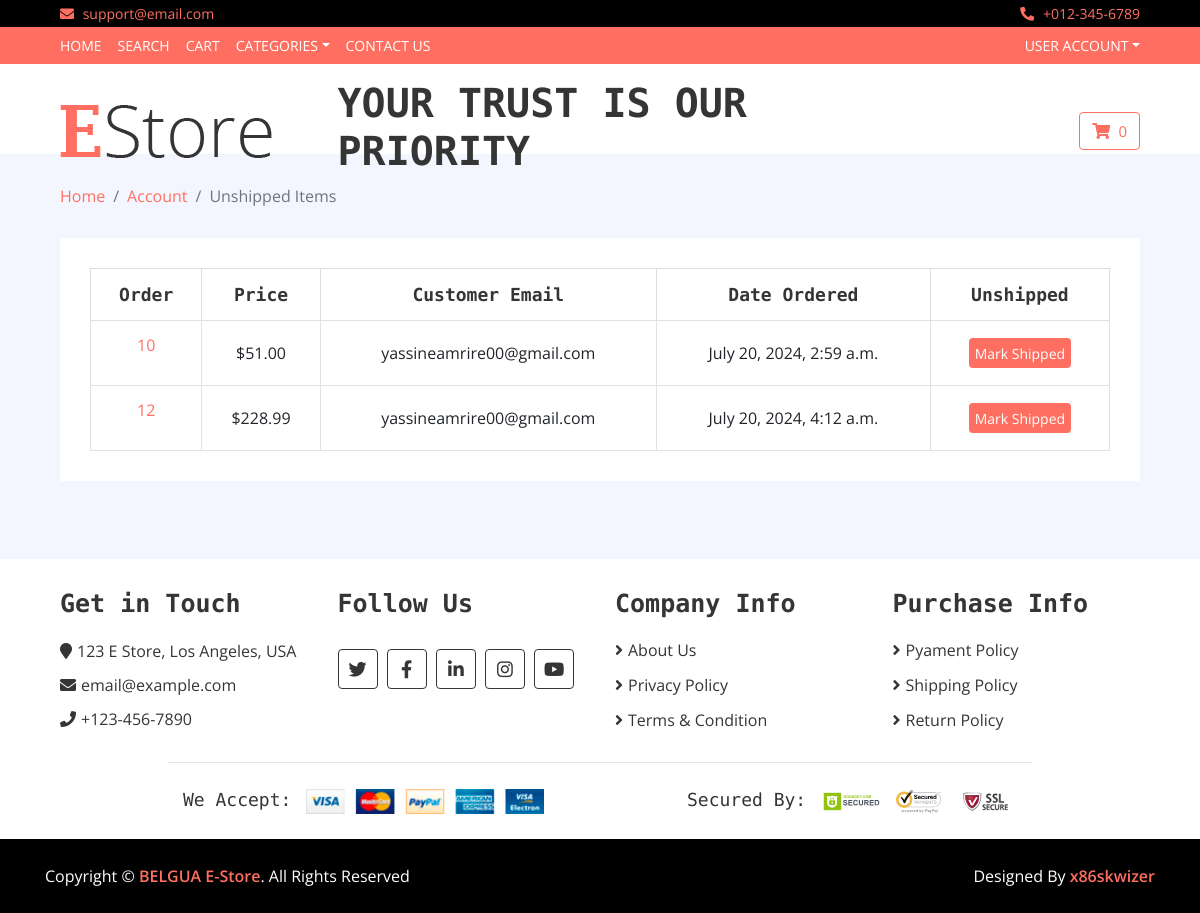
/payment/not_shipped_dash (signed in), run on an earlier commit of the app's database.
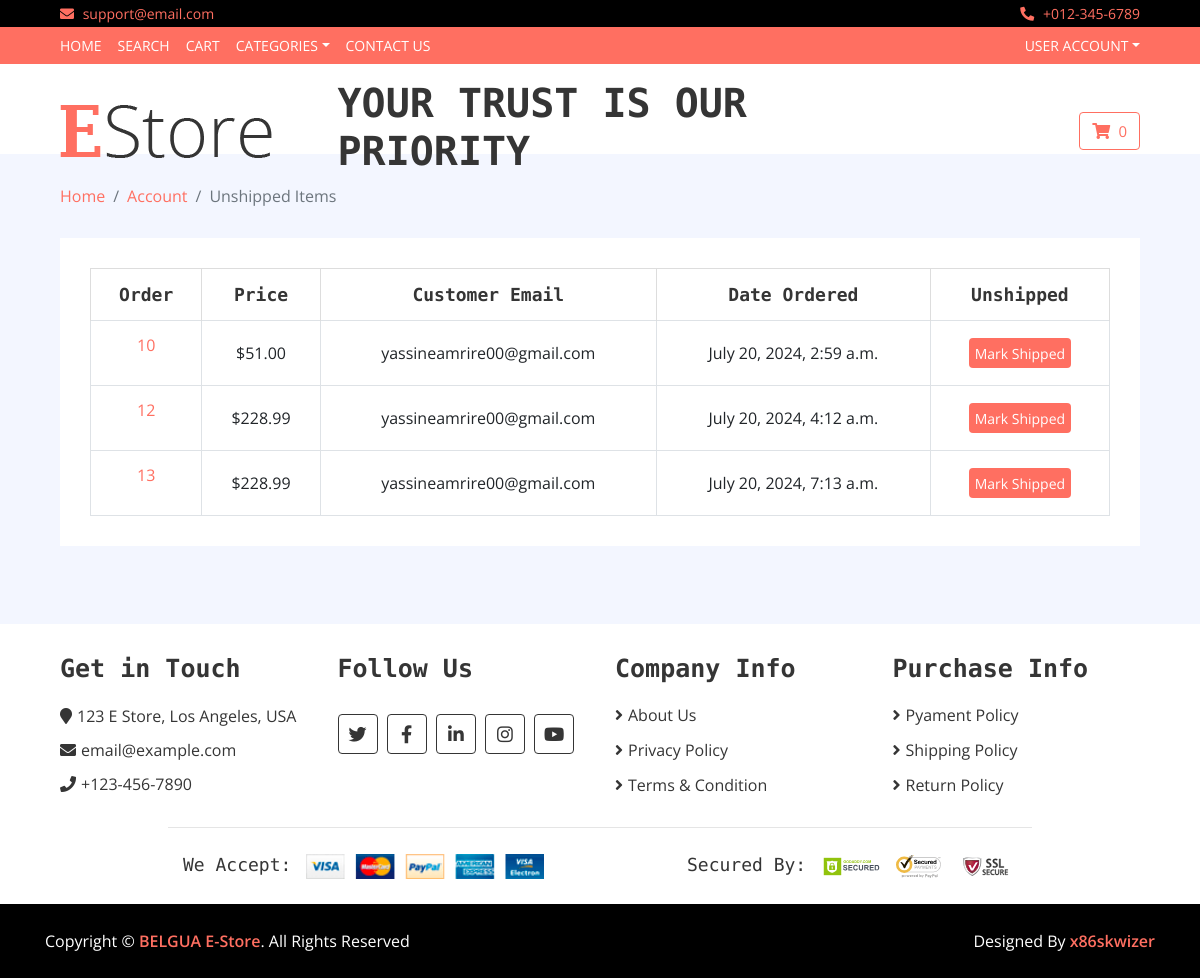
And on a later commit of the database.
### payment/models.py (models this page shows, shortened)
class Order(models.Model):
	user = models.ForeignKey(User, on_delete=models.CASCADE, null=True, blank=True)
	full_name = models.CharField(max_length=250)
	email = models.EmailField(max_length=250)
	shipping_address = models.TextField(max_length=15000)
	amount_paid = models.DecimalField(max_digits=7, decimal_places=2)
	date_ordered = models.DateTimeField(auto_now_add=True)
	shipped = models.BooleanField(default=False)
	date_shipped = models.DateTimeField(blank=True, null=True)

### payment/views.py (the view, shortened to what this page needs)
# urls.py: path('not_shipped_dash', views.not_shipped_dash, name='not_shipped_dash'),
def not_shipped_dash(request):
	if request.user.is_authenticated and request.user.is_superuser:
		orders = Order.objects.filter(shipped=False)
		return render(request, "payment/not_shipped_dash.html", {"orders":orders})
	else:
		messages.success(request, "Access Denied")
		return redirect('core:index')

### cart/cart.py (called while the page is built)
    def __len__(self):
        return sum(item['quantity'] for item in self.cart.values())

### cart/context_processors.py (called while the page is built)
def cart(request):
	return {'cart': Cart(request)}

### payment/templates/payment/not_shipped_dash.html (shortened to what this page needs)
{% extends 'base.html' %}
{% load static %}
{% block content %}
        <div class="breadcrumb-wrap">
			<div class="container-fluid">
				<ul class="breadcrumb">
					<li class="breadcrumb-item"><a href="{% url 'core:index' %}">Home</a></li>
					<li class="breadcrumb-item"><a href="{% url 'core:update_user' %}">Account</a></li>
                    <li class="breadcrumb-item active">Unshipped Items</li>
                </ul>
            </div>
        </div>
        <div class="wishlist-page">
            <div class="container-fluid">
                <div class="wishlist-page-inner">
                    <div class="row">
                        <div class="col-md-12">
                            <div class="table-responsive">
                                <table class="table table-bordered">
                                    <thead class="thead-dark">
                                        <tr>
                                            <th>Order</th>
                                            <th>Price</th>
                                            <th>Customer Email</th>
                                            <th>Date Ordered</th>
                                            <th>Unshipped</th>
                                        </tr>
                                    </thead>
                                    <tbody class="align-middle">
										{% for item in orders %}
                                        <tr>
                                            <td><p><a href="{% url 'payment:orders' item.id %}">{{ item.id }}</a></p></td>
                                            <td>${{ item.amount_paid }}</td>
                                            <td>{{ item.email }}</td>
                                            <td>{{ item.date_ordered }}</td>
											<td>
												<form method="POST">
													<button type="Submit" class="btn-cart">Mark Shipped</button>
												</form>
											</td>
                                        </tr>
										{% endfor %}
                                    </tbody>
                                </table>
                            </div>
                        </div>
                    </div>
                </div>
            </div>
        </div>
		<br/><br/>
{% endblock %}

What changed in the data, as far as the page shows it:
added Order: id "13", amount_paid "228.99", email "yassineamrire00@gmail.com", date_ordered "July 20, 2024, 7:13 a.m."
